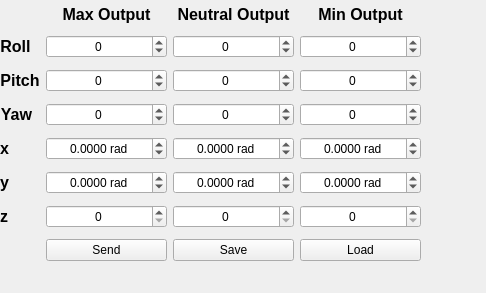
<?xml version="1.0" encoding="UTF-8"?>
<ui version="4.0">
 <class>ParameterControl</class>
 <widget class="QWidget" name="ParameterControl">
  <property name="geometry">
   <rect>
    <x>0</x>
    <y>0</y>
    <width>486</width>
    <height>293</height>
   </rect>
  </property>
  <property name="sizePolicy">
   <sizepolicy hsizetype="Preferred" vsizetype="Preferred">
    <horstretch>0</horstretch>
    <verstretch>0</verstretch>
   </sizepolicy>
  </property>
  <property name="minimumSize">
   <size>
    <width>420</width>
    <height>270</height>
   </size>
  </property>
  <property name="windowTitle">
   <string>Form</string>
  </property>
  <widget class="QWidget" name="layoutWidget">
   <property name="geometry">
    <rect>
     <x>0</x>
     <y>0</y>
     <width>421</width>
     <height>271</height>
    </rect>
   </property>
   <layout class="QGridLayout" name="gridLayout">
    <item row="1" column="0">
     <widget class="QLabel" name="label_2">
      <property name="sizePolicy">
       <sizepolicy hsizetype="Fixed" vsizetype="Fixed">
        <horstretch>0</horstretch>
        <verstretch>0</verstretch>
       </sizepolicy>
      </property>
      <property name="font">
       <font>
        <pointsize>12</pointsize>
        <weight>75</weight>
        <bold>true</bold>
       </font>
      </property>
      <property name="text">
       <string>Roll</string>
      </property>
      <property name="alignment">
       <set>Qt::AlignCenter</set>
      </property>
     </widget>
    </item>
    <item row="2" column="0">
     <widget class="QLabel" name="label_4">
      <property name="sizePolicy">
       <sizepolicy hsizetype="Fixed" vsizetype="Fixed">
        <horstretch>0</horstretch>
        <verstretch>0</verstretch>
       </sizepolicy>
      </property>
      <property name="font">
       <font>
        <pointsize>12</pointsize>
        <weight>75</weight>
        <bold>true</bold>
       </font>
      </property>
      <property name="text">
       <string>Pitch</string>
      </property>
      <property name="alignment">
       <set>Qt::AlignCenter</set>
      </property>
     </widget>
    </item>
    <item row="3" column="0">
     <widget class="QLabel" name="label_6">
      <property name="sizePolicy">
       <sizepolicy hsizetype="Fixed" vsizetype="Fixed">
        <horstretch>0</horstretch>
        <verstretch>0</verstretch>
       </sizepolicy>
      </property>
      <property name="font">
       <font>
        <pointsize>12</pointsize>
        <weight>75</weight>
        <bold>true</bold>
       </font>
      </property>
      <property name="text">
       <string>Yaw</string>
      </property>
      <property name="alignment">
       <set>Qt::AlignCenter</set>
      </property>
     </widget>
    </item>
    <item row="4" column="0">
     <widget class="QLabel" name="label_11">
      <property name="sizePolicy">
       <sizepolicy hsizetype="Fixed" vsizetype="Fixed">
        <horstretch>0</horstretch>
        <verstretch>0</verstretch>
       </sizepolicy>
      </property>
      <property name="font">
       <font>
        <pointsize>12</pointsize>
        <weight>75</weight>
        <bold>true</bold>
       </font>
      </property>
      <property name="text">
       <string>x</string>
      </property>
      <property name="alignment">
       <set>Qt::AlignCenter</set>
      </property>
     </widget>
    </item>
    <item row="5" column="0">
     <widget class="QLabel" name="label_12">
      <property name="sizePolicy">
       <sizepolicy hsizetype="Fixed" vsizetype="Fixed">
        <horstretch>0</horstretch>
        <verstretch>0</verstretch>
       </sizepolicy>
      </property>
      <property name="font">
       <font>
        <pointsize>12</pointsize>
        <weight>75</weight>
        <bold>true</bold>
       </font>
      </property>
      <property name="text">
       <string>y</string>
      </property>
      <property name="alignment">
       <set>Qt::AlignCenter</set>
      </property>
     </widget>
    </item>
    <item row="6" column="0">
     <widget class="QLabel" name="label_13">
      <property name="sizePolicy">
       <sizepolicy hsizetype="Fixed" vsizetype="Fixed">
        <horstretch>0</horstretch>
        <verstretch>0</verstretch>
       </sizepolicy>
      </property>
      <property name="font">
       <font>
        <pointsize>12</pointsize>
        <weight>75</weight>
        <bold>true</bold>
       </font>
      </property>
      <property name="text">
       <string>z</string>
      </property>
      <property name="alignment">
       <set>Qt::AlignCenter</set>
      </property>
     </widget>
    </item>
    <item row="0" column="1">
     <widget class="QLabel" name="label_14">
      <property name="sizePolicy">
       <sizepolicy hsizetype="MinimumExpanding" vsizetype="Fixed">
        <horstretch>0</horstretch>
        <verstretch>0</verstretch>
       </sizepolicy>
      </property>
      <property name="font">
       <font>
        <pointsize>12</pointsize>
        <weight>50</weight>
        <bold>false</bold>
       </font>
      </property>
      <property name="text">
       <string>&lt;!DOCTYPE HTML PUBLIC &quot;-//W3C//DTD HTML 4.0//EN&quot; &quot;http://www.w3.org/TR/REC-html40/strict.dtd&quot;&gt;
&lt;html&gt;&lt;head&gt;&lt;meta name=&quot;qrichtext&quot; content=&quot;1&quot; /&gt;&lt;style type=&quot;text/css&quot;&gt;
p, li { white-space: pre-wrap; }
&lt;/style&gt;&lt;/head&gt;&lt;body style=&quot; font-family:'Lucida Grande'; font-size:12pt; font-weight:400; font-style:normal;&quot;&gt;
&lt;p align=&quot;center&quot; style=&quot; margin-top:0px; margin-bottom:0px; margin-left:0px; margin-right:0px; -qt-block-indent:0; text-indent:0px;&quot;&gt;&lt;span style=&quot; font-family:'Sans'; font-weight:600;&quot;&gt;Max Output&lt;/span&gt;&lt;/p&gt;&lt;/body&gt;&lt;/html&gt;</string>
      </property>
     </widget>
    </item>
    <item row="0" column="3">
     <widget class="QLabel" name="label_15">
      <property name="sizePolicy">
       <sizepolicy hsizetype="MinimumExpanding" vsizetype="Fixed">
        <horstretch>0</horstretch>
        <verstretch>0</verstretch>
       </sizepolicy>
      </property>
      <property name="font">
       <font>
        <pointsize>12</pointsize>
        <weight>50</weight>
        <bold>false</bold>
       </font>
      </property>
      <property name="text">
       <string>&lt;!DOCTYPE HTML PUBLIC &quot;-//W3C//DTD HTML 4.0//EN&quot; &quot;http://www.w3.org/TR/REC-html40/strict.dtd&quot;&gt;
&lt;html&gt;&lt;head&gt;&lt;meta name=&quot;qrichtext&quot; content=&quot;1&quot; /&gt;&lt;style type=&quot;text/css&quot;&gt;
p, li { white-space: pre-wrap; }
&lt;/style&gt;&lt;/head&gt;&lt;body style=&quot; font-family:'Lucida Grande'; font-size:12pt; font-weight:400; font-style:normal;&quot;&gt;
&lt;p align=&quot;center&quot; style=&quot; margin-top:0px; margin-bottom:0px; margin-left:0px; margin-right:0px; -qt-block-indent:0; text-indent:0px;&quot;&gt;&lt;span style=&quot; font-family:'Sans'; font-weight:600;&quot;&gt;Min &lt;/span&gt;&lt;span style=&quot; font-family:'Sans'; font-weight:600;&quot;&gt;Output&lt;/span&gt;&lt;/p&gt;&lt;/body&gt;&lt;/html&gt;</string>
      </property>
     </widget>
    </item>
    <item row="0" column="2">
     <widget class="QLabel" name="label_16">
      <property name="sizePolicy">
       <sizepolicy hsizetype="MinimumExpanding" vsizetype="Fixed">
        <horstretch>0</horstretch>
        <verstretch>0</verstretch>
       </sizepolicy>
      </property>
      <property name="font">
       <font>
        <pointsize>12</pointsize>
        <weight>50</weight>
        <bold>false</bold>
       </font>
      </property>
      <property name="text">
       <string>&lt;!DOCTYPE HTML PUBLIC &quot;-//W3C//DTD HTML 4.0//EN&quot; &quot;http://www.w3.org/TR/REC-html40/strict.dtd&quot;&gt;
&lt;html&gt;&lt;head&gt;&lt;meta name=&quot;qrichtext&quot; content=&quot;1&quot; /&gt;&lt;style type=&quot;text/css&quot;&gt;
p, li { white-space: pre-wrap; }
&lt;/style&gt;&lt;/head&gt;&lt;body style=&quot; font-family:'Lucida Grande'; font-size:12pt; font-weight:400; font-style:normal;&quot;&gt;
&lt;p align=&quot;center&quot; style=&quot; margin-top:0px; margin-bottom:0px; margin-left:0px; margin-right:0px; -qt-block-indent:0; text-indent:0px;&quot;&gt;&lt;span style=&quot; font-family:'Sans'; font-weight:600;&quot;&gt;Neutral &lt;/span&gt;&lt;span style=&quot; font-family:'Sans'; font-weight:600;&quot;&gt;Output&lt;/span&gt;&lt;/p&gt;&lt;/body&gt;&lt;/html&gt;</string>
      </property>
     </widget>
    </item>
    <item row="1" column="1">
     <widget class="QDoubleSpinBox" name="rollMaxBox">
      <property name="alignment">
       <set>Qt::AlignCenter</set>
      </property>
      <property name="decimals">
       <number>0</number>
      </property>
      <property name="minimum">
       <double>-128.000000000000000</double>
      </property>
      <property name="maximum">
       <double>127.000000000000000</double>
      </property>
      <property name="singleStep">
       <double>1.000000000000000</double>
      </property>
     </widget>
    </item>
    <item row="1" column="3">
     <widget class="QDoubleSpinBox" name="rollMinBox">
      <property name="alignment">
       <set>Qt::AlignCenter</set>
      </property>
      <property name="decimals">
       <number>0</number>
      </property>
      <property name="minimum">
       <double>-128.000000000000000</double>
      </property>
      <property name="maximum">
       <double>127.000000000000000</double>
      </property>
      <property name="singleStep">
       <double>1.000000000000000</double>
      </property>
     </widget>
    </item>
    <item row="2" column="1">
     <widget class="QDoubleSpinBox" name="pitchMaxBox">
      <property name="alignment">
       <set>Qt::AlignCenter</set>
      </property>
      <property name="decimals">
       <number>0</number>
      </property>
      <property name="minimum">
       <double>-128.000000000000000</double>
      </property>
      <property name="maximum">
       <double>127.000000000000000</double>
      </property>
      <property name="singleStep">
       <double>1.000000000000000</double>
      </property>
     </widget>
    </item>
    <item row="2" column="2">
     <widget class="QDoubleSpinBox" name="pitchNeutralBox">
      <property name="alignment">
       <set>Qt::AlignCenter</set>
      </property>
      <property name="decimals">
       <number>0</number>
      </property>
      <property name="minimum">
       <double>-128.000000000000000</double>
      </property>
      <property name="maximum">
       <double>127.000000000000000</double>
      </property>
      <property name="singleStep">
       <double>1.000000000000000</double>
      </property>
     </widget>
    </item>
    <item row="2" column="3">
     <widget class="QDoubleSpinBox" name="pitchMinBox">
      <property name="alignment">
       <set>Qt::AlignCenter</set>
      </property>
      <property name="decimals">
       <number>0</number>
      </property>
      <property name="minimum">
       <double>-128.000000000000000</double>
      </property>
      <property name="maximum">
       <double>127.000000000000000</double>
      </property>
      <property name="singleStep">
       <double>1.000000000000000</double>
      </property>
     </widget>
    </item>
    <item row="3" column="1">
     <widget class="QDoubleSpinBox" name="yawMaxBox">
      <property name="alignment">
       <set>Qt::AlignCenter</set>
      </property>
      <property name="decimals">
       <number>0</number>
      </property>
      <property name="minimum">
       <double>-128.000000000000000</double>
      </property>
      <property name="maximum">
       <double>127.000000000000000</double>
      </property>
      <property name="singleStep">
       <double>1.000000000000000</double>
      </property>
     </widget>
    </item>
    <item row="3" column="2">
     <widget class="QDoubleSpinBox" name="yawNeutralBox">
      <property name="alignment">
       <set>Qt::AlignCenter</set>
      </property>
      <property name="decimals">
       <number>0</number>
      </property>
      <property name="minimum">
       <double>-128.000000000000000</double>
      </property>
      <property name="maximum">
       <double>127.000000000000000</double>
      </property>
      <property name="singleStep">
       <double>1.000000000000000</double>
      </property>
     </widget>
    </item>
    <item row="3" column="3">
     <widget class="QDoubleSpinBox" name="yawMinBox">
      <property name="alignment">
       <set>Qt::AlignCenter</set>
      </property>
      <property name="decimals">
       <number>0</number>
      </property>
      <property name="minimum">
       <double>-128.000000000000000</double>
      </property>
      <property name="maximum">
       <double>127.000000000000000</double>
      </property>
      <property name="singleStep">
       <double>1.000000000000000</double>
      </property>
     </widget>
    </item>
    <item row="4" column="1">
     <widget class="QDoubleSpinBox" name="xMaxBox">
      <property name="alignment">
       <set>Qt::AlignCenter</set>
      </property>
      <property name="suffix">
       <string> rad</string>
      </property>
      <property name="decimals">
       <number>4</number>
      </property>
      <property name="minimum">
       <double>-10.000000000000000</double>
      </property>
      <property name="maximum">
       <double>10.000000000000000</double>
      </property>
      <property name="singleStep">
       <double>0.010000000000000</double>
      </property>
     </widget>
    </item>
    <item row="4" column="2">
     <widget class="QDoubleSpinBox" name="xNeutralBox">
      <property name="alignment">
       <set>Qt::AlignCenter</set>
      </property>
      <property name="suffix">
       <string> rad</string>
      </property>
      <property name="decimals">
       <number>4</number>
      </property>
      <property name="minimum">
       <double>-10.000000000000000</double>
      </property>
      <property name="maximum">
       <double>10.000000000000000</double>
      </property>
      <property name="singleStep">
       <double>0.010000000000000</double>
      </property>
     </widget>
    </item>
    <item row="4" column="3">
     <widget class="QDoubleSpinBox" name="xMinBox">
      <property name="alignment">
       <set>Qt::AlignCenter</set>
      </property>
      <property name="suffix">
       <string> rad</string>
      </property>
      <property name="decimals">
       <number>4</number>
      </property>
      <property name="minimum">
       <double>-10.000000000000000</double>
      </property>
      <property name="maximum">
       <double>10.000000000000000</double>
      </property>
      <property name="singleStep">
       <double>0.010000000000000</double>
      </property>
     </widget>
    </item>
    <item row="5" column="1">
     <widget class="QDoubleSpinBox" name="yMaxBox">
      <property name="alignment">
       <set>Qt::AlignCenter</set>
      </property>
      <property name="suffix">
       <string> rad</string>
      </property>
      <property name="decimals">
       <number>4</number>
      </property>
      <property name="minimum">
       <double>-10.000000000000000</double>
      </property>
      <property name="maximum">
       <double>10.000000000000000</double>
      </property>
      <property name="singleStep">
       <double>0.010000000000000</double>
      </property>
     </widget>
    </item>
    <item row="5" column="3">
     <widget class="QDoubleSpinBox" name="yMinBox">
      <property name="alignment">
       <set>Qt::AlignCenter</set>
      </property>
      <property name="suffix">
       <string> rad</string>
      </property>
      <property name="decimals">
       <number>4</number>
      </property>
      <property name="minimum">
       <double>-10.000000000000000</double>
      </property>
      <property name="maximum">
       <double>10.000000000000000</double>
      </property>
      <property name="singleStep">
       <double>0.010000000000000</double>
      </property>
     </widget>
    </item>
    <item row="6" column="1">
     <widget class="QDoubleSpinBox" name="zMaxBox">
      <property name="alignment">
       <set>Qt::AlignCenter</set>
      </property>
      <property name="suffix">
       <string/>
      </property>
      <property name="decimals">
       <number>0</number>
      </property>
      <property name="minimum">
       <double>0.000000000000000</double>
      </property>
      <property name="maximum">
       <double>127.000000000000000</double>
      </property>
      <property name="singleStep">
       <double>1.000000000000000</double>
      </property>
     </widget>
    </item>
    <item row="6" column="2">
     <widget class="QDoubleSpinBox" name="zNeutralBox">
      <property name="alignment">
       <set>Qt::AlignCenter</set>
      </property>
      <property name="suffix">
       <string/>
      </property>
      <property name="decimals">
       <number>0</number>
      </property>
      <property name="minimum">
       <double>0.000000000000000</double>
      </property>
      <property name="maximum">
       <double>127.000000000000000</double>
      </property>
      <property name="singleStep">
       <double>1.000000000000000</double>
      </property>
     </widget>
    </item>
    <item row="6" column="3">
     <widget class="QDoubleSpinBox" name="zMinBox">
      <property name="alignment">
       <set>Qt::AlignCenter</set>
      </property>
      <property name="suffix">
       <string/>
      </property>
      <property name="decimals">
       <number>0</number>
      </property>
      <property name="minimum">
       <double>0.000000000000000</double>
      </property>
      <property name="maximum">
       <double>127.000000000000000</double>
      </property>
      <property name="singleStep">
       <double>1.000000000000000</double>
      </property>
     </widget>
    </item>
    <item row="1" column="2">
     <widget class="QDoubleSpinBox" name="rollNeutralBox">
      <property name="alignment">
       <set>Qt::AlignCenter</set>
      </property>
      <property name="decimals">
       <number>0</number>
      </property>
      <property name="minimum">
       <double>-128.000000000000000</double>
      </property>
      <property name="maximum">
       <double>127.000000000000000</double>
      </property>
      <property name="singleStep">
       <double>1.000000000000000</double>
      </property>
     </widget>
    </item>
    <item row="7" column="3">
     <widget class="QPushButton" name="loadBtn">
      <property name="text">
       <string>Load</string>
      </property>
     </widget>
    </item>
    <item row="7" column="2">
     <widget class="QPushButton" name="SaveBtn">
      <property name="text">
       <string>Save</string>
      </property>
     </widget>
    </item>
    <item row="7" column="1">
     <widget class="QPushButton" name="SendBtn">
      <property name="text">
       <string>Send</string>
      </property>
     </widget>
    </item>
    <item row="5" column="2">
     <widget class="QDoubleSpinBox" name="yNeutralBox">
      <property name="alignment">
       <set>Qt::AlignCenter</set>
      </property>
      <property name="suffix">
       <string> rad</string>
      </property>
      <property name="decimals">
       <number>4</number>
      </property>
      <property name="minimum">
       <double>-10.000000000000000</double>
      </property>
      <property name="maximum">
       <double>10.000000000000000</double>
      </property>
      <property name="singleStep">
       <double>0.010000000000000</double>
      </property>
     </widget>
    </item>
   </layout>
  </widget>
 </widget>
 <tabstops>
  <tabstop>rollMaxBox</tabstop>
  <tabstop>rollNeutralBox</tabstop>
  <tabstop>rollMinBox</tabstop>
  <tabstop>pitchMaxBox</tabstop>
  <tabstop>pitchNeutralBox</tabstop>
  <tabstop>pitchMinBox</tabstop>
  <tabstop>yawMaxBox</tabstop>
  <tabstop>yawNeutralBox</tabstop>
  <tabstop>yawMinBox</tabstop>
  <tabstop>xMaxBox</tabstop>
  <tabstop>xNeutralBox</tabstop>
  <tabstop>xMinBox</tabstop>
  <tabstop>yMaxBox</tabstop>
  <tabstop>yNeutralBox</tabstop>
  <tabstop>yMinBox</tabstop>
  <tabstop>zMaxBox</tabstop>
  <tabstop>zNeutralBox</tabstop>
  <tabstop>zMinBox</tabstop>
  <tabstop>SendBtn</tabstop>
  <tabstop>SaveBtn</tabstop>
  <tabstop>loadBtn</tabstop>
 </tabstops>
 <resources/>
 <connections>
  <connection>
   <sender>rollMaxBox</sender>
   <signal>editingFinished()</signal>
   <receiver>SendBtn</receiver>
   <slot>click()</slot>
   <hints>
    <hint type="sourcelabel">
     <x>113</x>
     <y>42</y>
    </hint>
    <hint type="destinationlabel">
     <x>119</x>
     <y>251</y>
    </hint>
   </hints>
  </connection>
  <connection>
   <sender>pitchMaxBox</sender>
   <signal>editingFinished()</signal>
   <receiver>SendBtn</receiver>
   <slot>click()</slot>
   <hints>
    <hint type="sourcelabel">
     <x>143</x>
     <y>82</y>
    </hint>
    <hint type="destinationlabel">
     <x>136</x>
     <y>244</y>
    </hint>
   </hints>
  </connection>
  <connection>
   <sender>yawMaxBox</sender>
   <signal>editingFinished()</signal>
   <receiver>SendBtn</receiver>
   <slot>click()</slot>
   <hints>
    <hint type="sourcelabel">
     <x>81</x>
     <y>123</y>
    </hint>
    <hint type="destinationlabel">
     <x>84</x>
     <y>247</y>
    </hint>
   </hints>
  </connection>
  <connection>
   <sender>xMaxBox</sender>
   <signal>editingFinished()</signal>
   <receiver>SendBtn</receiver>
   <slot>click()</slot>
   <hints>
    <hint type="sourcelabel">
     <x>107</x>
     <y>157</y>
    </hint>
    <hint type="destinationlabel">
     <x>105</x>
     <y>253</y>
    </hint>
   </hints>
  </connection>
  <connection>
   <sender>yMaxBox</sender>
   <signal>editingFinished()</signal>
   <receiver>SendBtn</receiver>
   <slot>click()</slot>
   <hints>
    <hint type="sourcelabel">
     <x>130</x>
     <y>187</y>
    </hint>
    <hint type="destinationlabel">
     <x>126</x>
     <y>259</y>
    </hint>
   </hints>
  </connection>
  <connection>
   <sender>zMaxBox</sender>
   <signal>editingFinished()</signal>
   <receiver>SendBtn</receiver>
   <slot>click()</slot>
   <hints>
    <hint type="sourcelabel">
     <x>58</x>
     <y>216</y>
    </hint>
    <hint type="destinationlabel">
     <x>63</x>
     <y>251</y>
    </hint>
   </hints>
  </connection>
  <connection>
   <sender>rollNeutralBox</sender>
   <signal>editingFinished()</signal>
   <receiver>SendBtn</receiver>
   <slot>click()</slot>
   <hints>
    <hint type="sourcelabel">
     <x>202</x>
     <y>44</y>
    </hint>
    <hint type="destinationlabel">
     <x>128</x>
     <y>252</y>
    </hint>
   </hints>
  </connection>
  <connection>
   <sender>pitchNeutralBox</sender>
   <signal>editingFinished()</signal>
   <receiver>SendBtn</receiver>
   <slot>click()</slot>
   <hints>
    <hint type="sourcelabel">
     <x>229</x>
     <y>89</y>
    </hint>
    <hint type="destinationlabel">
     <x>119</x>
     <y>251</y>
    </hint>
   </hints>
  </connection>
  <connection>
   <sender>yawNeutralBox</sender>
   <signal>editingFinished()</signal>
   <receiver>SendBtn</receiver>
   <slot>click()</slot>
   <hints>
    <hint type="sourcelabel">
     <x>230</x>
     <y>110</y>
    </hint>
    <hint type="destinationlabel">
     <x>120</x>
     <y>252</y>
    </hint>
   </hints>
  </connection>
  <connection>
   <sender>xNeutralBox</sender>
   <signal>editingFinished()</signal>
   <receiver>SendBtn</receiver>
   <slot>click()</slot>
   <hints>
    <hint type="sourcelabel">
     <x>282</x>
     <y>156</y>
    </hint>
    <hint type="destinationlabel">
     <x>123</x>
     <y>256</y>
    </hint>
   </hints>
  </connection>
  <connection>
   <sender>yNeutralBox</sender>
   <signal>editingFinished()</signal>
   <receiver>SendBtn</receiver>
   <slot>click()</slot>
   <hints>
    <hint type="sourcelabel">
     <x>265</x>
     <y>193</y>
    </hint>
    <hint type="destinationlabel">
     <x>129</x>
     <y>259</y>
    </hint>
   </hints>
  </connection>
  <connection>
   <sender>zNeutralBox</sender>
   <signal>editingFinished()</signal>
   <receiver>SendBtn</receiver>
   <slot>click()</slot>
   <hints>
    <hint type="sourcelabel">
     <x>246</x>
     <y>223</y>
    </hint>
    <hint type="destinationlabel">
     <x>137</x>
     <y>252</y>
    </hint>
   </hints>
  </connection>
  <connection>
   <sender>rollMinBox</sender>
   <signal>editingFinished()</signal>
   <receiver>SendBtn</receiver>
   <slot>click()</slot>
   <hints>
    <hint type="sourcelabel">
     <x>343</x>
     <y>37</y>
    </hint>
    <hint type="destinationlabel">
     <x>116</x>
     <y>250</y>
    </hint>
   </hints>
  </connection>
  <connection>
   <sender>pitchMinBox</sender>
   <signal>editingFinished()</signal>
   <receiver>SendBtn</receiver>
   <slot>click()</slot>
   <hints>
    <hint type="sourcelabel">
     <x>383</x>
     <y>70</y>
    </hint>
    <hint type="destinationlabel">
     <x>121</x>
     <y>253</y>
    </hint>
   </hints>
  </connection>
  <connection>
   <sender>yawMinBox</sender>
   <signal>editingFinished()</signal>
   <receiver>SendBtn</receiver>
   <slot>click()</slot>
   <hints>
    <hint type="sourcelabel">
     <x>339</x>
     <y>117</y>
    </hint>
    <hint type="destinationlabel">
     <x>131</x>
     <y>255</y>
    </hint>
   </hints>
  </connection>
  <connection>
   <sender>xMinBox</sender>
   <signal>editingFinished()</signal>
   <receiver>SendBtn</receiver>
   <slot>click()</slot>
   <hints>
    <hint type="sourcelabel">
     <x>366</x>
     <y>154</y>
    </hint>
    <hint type="destinationlabel">
     <x>130</x>
     <y>261</y>
    </hint>
   </hints>
  </connection>
  <connection>
   <sender>yMinBox</sender>
   <signal>editingFinished()</signal>
   <receiver>SendBtn</receiver>
   <slot>click()</slot>
   <hints>
    <hint type="sourcelabel">
     <x>384</x>
     <y>187</y>
    </hint>
    <hint type="destinationlabel">
     <x>127</x>
     <y>258</y>
    </hint>
   </hints>
  </connection>
  <connection>
   <sender>zMinBox</sender>
   <signal>editingFinished()</signal>
   <receiver>SendBtn</receiver>
   <slot>click()</slot>
   <hints>
    <hint type="sourcelabel">
     <x>346</x>
     <y>223</y>
    </hint>
    <hint type="destinationlabel">
     <x>118</x>
     <y>253</y>
    </hint>
   </hints>
  </connection>
 </connections>
</ui>
